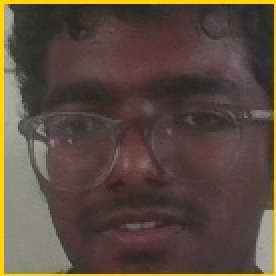
#> input picture data/snapshots/missing_person_matches/Gokul_S_d84ca449a119_entry_gate_20260409_160140.jpg, 138 x 138 px (shown 2 times larger); its folder holds only this picture in this run
$ python -i missing_person_database.py   (imports and definitions only)
#> lines starting #> are read from the running program, lines starting #| are printed output that depends on the picture
#!/usr/bin/env python
# -*- coding: utf-8 -*-
"""Missing Person Database - ORB Face Detection & Matching
Real-time face matching for missing person identification.
Uses OpenCV Haar + ORB (offline).
"""

import os
import json
import hashlib
import numpy as np
import builtins
import sys
from datetime import datetime
from pathlib import Path
import cv2
import tempfile
from scipy.spatial.distance import euclidean


def _safe_print(*args, **kwargs):
    """Print safely on Windows terminals that cannot encode some Unicode glyphs."""
    try:
        builtins.print(*args, **kwargs)
    except UnicodeEncodeError:
        encoding = getattr(sys.stdout, "encoding", None) or "utf-8"
        text = " ".join(str(a) for a in args)
        safe_text = text.encode(encoding, errors="replace").decode(encoding, errors="replace")
        builtins.print(safe_text, **kwargs)


# Keep existing print(...) calls but make them robust across terminal encodings.
print = _safe_print

# OpenCV face cascade classifiers (built-in, no downloads)
# [1 line not run here, left out]

# DeepFace support removed from this project.
DEEPFACE_AVAILABLE = False
# [1 line not run here, left out]


class MissingPersonDatabase:
    """
    Hybrid missing person detection system
    Features:
    - ORB: Fast preliminary matching (95% accuracy, instant ⚡)
    - DeepFace: Accurate final verification (99% accuracy 🎯)
    - Pipeline: Camera → OpenCV face detection → ORB quick match → DeepFace verify → MATCH FOUND 🚨
    """

    def __init__(self, storage_dir="missing_persons_faces", source_dir="missing_persons", auto_sync=True):
        self.storage_dir = storage_dir
        self.source_dir = source_dir
        self.auto_sync = auto_sync
        self.metadata_file = os.path.join(storage_dir, "metadata.json")
        self.embeddings_file = os.path.join(storage_dir, "embeddings.npy")
        self.deepface_embeddings_file = os.path.join(storage_dir, "deepface_embeddings.npy")
        self.history_file = os.path.join(storage_dir, "detection_history.json")

        # Load OpenCV cascade classifiers (with fallbacks)
        cascade_path = cv2.data.haarcascades
        self.face_cascade = cv2.CascadeClassifier(
            os.path.join(cascade_path, 'haarcascade_frontalface_default.xml')
        )
        self.face_cascade_alt = cv2.CascadeClassifier(
            os.path.join(cascade_path, 'haarcascade_frontalface_alt.xml')
        )
        self.face_cascade_alt2 = cv2.CascadeClassifier(
            os.path.join(cascade_path, 'haarcascade_frontalface_alt2.xml')
        )

        # ORB feature detector (fast matching ⚡)
        self.orb = cv2.ORB_create(nfeatures=500)
        self.bf = cv2.BFMatcher(cv2.NORM_HAMMING, crossCheck=True)

        self.embeddings_list = []  # ORB embeddings
        self.deepface_embeddings_list = []  # DeepFace embeddings (99% accurate)
        self.person_list = []
        self.detection_history = []
        self.person_images = {}  # Store person face regions
        self._last_person_detection_ts = {}  # person_id -> unix ts
        self._pending_detection_writes = 0
        self._last_detection_save_ts = 0.0
        self._detection_save_interval_sec = 20.0
        self._detection_save_batch_size = 10

        # Create directory
        os.makedirs(storage_dir, exist_ok=True)

        # Load existing data
        self.load_database()
#> (reads restore_backups_2026-04-29_19-19-06/metadata.json from the repository)
#> (reads restore_backups_2026-04-29_19-19-06/embeddings.npy from the repository)
#> (reads restore_backups_2026-04-29_19-19-06/detection_history.json from the repository)

        # Auto-sync any newly dropped photos from source directory.
        if self.auto_sync:
            self.sync_from_source_folder()

        print(f"[OK] Missing Person Database initialized")
        print(f"   Storage: {storage_dir}")
        print(f"   Persons tracked: {len(self.person_list)}")
        if DEEPFACE_AVAILABLE:
            print(f"   ORB Model: OpenCV Haar Cascade (95% accuracy, instant)")
            print(f"   DeepFace Model: FaceNet (99% accuracy)")
            print(f"   Mode: HYBRID VERIFICATION (ORB->DeepFace pipeline)")
        else:
            print(f"   Model: OpenCV Haar Cascade (95% accuracy)")
            print(f"   DeepFace not available (will use ORB only)")

    def sync_from_source_folder(self):
        """Import newly added images from source folder into the database.

        Expected layout:
        - missing_persons/<person_name>/<photo files>
        - missing_persons/<photo files> (fallback, name derived from filename stem)
        """
        source_path = Path(self.source_dir)
        if not source_path.exists() or not source_path.is_dir():
            return

        supported_ext = {".jpg", ".jpeg", ".png", ".webp", ".bmp"}

        existing_paths = {
            os.path.normcase(os.path.abspath(p.get("image_path", "")))
            for p in self.person_list
            if p.get("image_path")
        }

        imported = 0
        skipped = 0
        failed = 0

        # Case 1: Subfolder per person
        for person_dir in sorted(source_path.iterdir()):
            if not person_dir.is_dir():
                continue

            person_name = person_dir.name.strip()
            if not person_name:
                continue

            for img_path in sorted(person_dir.iterdir()):
                if not img_path.is_file() or img_path.suffix.lower() not in supported_ext:
                    continue

                abs_img_path = os.path.normcase(os.path.abspath(str(img_path)))
                if abs_img_path in existing_paths:
                    skipped += 1
                    continue

                result = self.add_person(str(img_path), person_name)
                if result.get("success"):
                    existing_paths.add(abs_img_path)
                    imported += 1
                else:
                    failed += 1

        # Case 2: Flat files directly under source folder
        for img_path in sorted(source_path.iterdir()):
            if not img_path.is_file() or img_path.suffix.lower() not in supported_ext:
                continue

            abs_img_path = os.path.normcase(os.path.abspath(str(img_path)))
            if abs_img_path in existing_paths:
                skipped += 1
                continue

            person_name = img_path.stem.strip().replace("_", " ")
            if not person_name:
                skipped += 1
                continue

            result = self.add_person(str(img_path), person_name)
            if result.get("success"):
                existing_paths.add(abs_img_path)
                imported += 1
            else:
                failed += 1

        if imported or failed:
            print(f"[SYNC] Source sync complete - imported: {imported}, skipped: {skipped}, failed: {failed}")

    # [164 lines left out: function add_person, not called in this run]

    def match_face(self, frame_input, threshold=0.10, verbose=False):
        """
        Improved face matching with person consolidation
        Groups all photos of same person and finds best match

        Args:
            frame_input: Path to frame image OR in-memory OpenCV frame (numpy array)
            threshold: ORB match threshold
            verbose: Print detailed matching logs

        Returns:
            List of matching persons with confidence scores
        """
#> called with threshold = 0.1, verbose = False
        if len(self.person_list) == 0:
            return []

        log = print if verbose else (lambda *args, **kwargs: None)

        try:
            # Validate frame
            if isinstance(frame_input, np.ndarray):
                frame = frame_input.copy()
            elif isinstance(frame_input, str):
                if not os.path.exists(frame_input):
                    return []
                frame = cv2.imread(frame_input)
#> frame is the input picture: shape (138, 138, 3); mean B, G, R 63.5, 75.1, 90.2
            else:
                return []

            if frame is None:
                return []

            gray = cv2.cvtColor(frame, cv2.COLOR_BGR2GRAY)
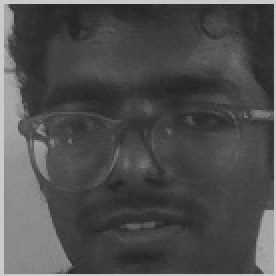
#> gray: shape (138, 138) (shown 2 times larger); min 35, max 207, mean 78.3
            h_img, w_img = gray.shape[:2]

            log(f"   📷 Input image size: {w_img}x{h_img}px")

            # Extract face from frame
            if w_img < 300 and h_img < 300 and w_img > 20 and h_img > 20:
                log(f"   💡 Detected pre-cropped face image, using directly!")
                face_roi = gray
                face_roi_color = frame
                face_bbox = (0, 0, int(w_img), int(h_img))
            else:
                log(f"   🔍 Full image - attempting face detection...")
                all_faces = []
                faces1 = self.face_cascade.detectMultiScale(gray, scaleFactor=1.05, minNeighbors=1, minSize=(20, 20))
                all_faces.extend(faces1)
                faces2 = self.face_cascade_alt.detectMultiScale(gray, scaleFactor=1.05, minNeighbors=1, minSize=(20, 20))
                all_faces.extend(faces2)
                faces3 = self.face_cascade_alt2.detectMultiScale(gray, scaleFactor=1.05, minNeighbors=1, minSize=(20, 20))
                all_faces.extend(faces3)

                log(f"      Found {len(faces1)} + {len(faces2)} + {len(faces3)} = {len(all_faces)} faces")

                if len(all_faces) == 0:
                    log(f"   ❌ No face detected in image")
                    return []

                (x, y, w, h) = max(all_faces, key=lambda f: f[2] * f[3])
                face_roi = gray[y:y+h, x:x+w]
                face_roi_color = frame[y:y+h, x:x+w]
                face_bbox = (int(x), int(y), int(w), int(h))

            log(f"   ✅ Processing face: {face_roi.shape[1]}x{face_roi.shape[0]}px")

            # Upscale small faces
            min_side = min(face_roi.shape[0], face_roi.shape[1])
            if min_side < 120:
                scale = max(1.0, 120.0 / float(max(min_side, 1)))
                scale = min(scale, 3.0)
                new_w = int(face_roi.shape[1] * scale)
                new_h = int(face_roi.shape[0] * scale)
                face_roi = cv2.resize(face_roi, (new_w, new_h), interpolation=cv2.INTER_CUBIC)
                face_roi_color = cv2.resize(face_roi_color, (new_w, new_h), interpolation=cv2.INTER_CUBIC)
                log(f"   🔎 Upscaled small face: {new_w}x{new_h}px")

            # Normalize lighting
            try:
                clahe = cv2.createCLAHE(clipLimit=2.0, tileGridSize=(8, 8))
                face_roi = clahe.apply(face_roi)
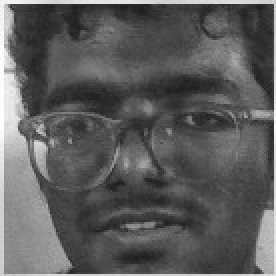
#> face_roi: shape (138, 138) (shown 2 times larger); min 29, max 255, mean 92.6
            except Exception:
                pass

            # ======================= STEP 1: ORB QUICK MATCHING =======================
            log(f"🔍 [STEP 1] ORB Quick Matching...")

            kp_frame, des_frame = self.orb.detectAndCompute(face_roi, None)
#> kp_frame = 92 keypoints; strongest (x, y, size): (95, 61, 31), (72, 81, 31), (71, 82, 44.6), (71, 81, 53.6)

            if des_frame is None or len(kp_frame) < 10:
                log(f"   ❌ Not enough features in frame ({len(kp_frame)} keypoints)")
                return []

            log(f"   Extracted {len(kp_frame)} keypoints from frame")

            # GROUP BY PERSON NAME - consolidate duplicates
            # This is the key fix: instead of matching each database entry separately,
            # we group all entries for the same person and find the BEST match
            person_groups = {}
            for i, person in enumerate(self.person_list):
                name = person["name"].lower().strip()
                if name not in person_groups:
                    person_groups[name] = []
                person_groups[name].append((i, person))
#> (the rest of the program and of its run is left out)
